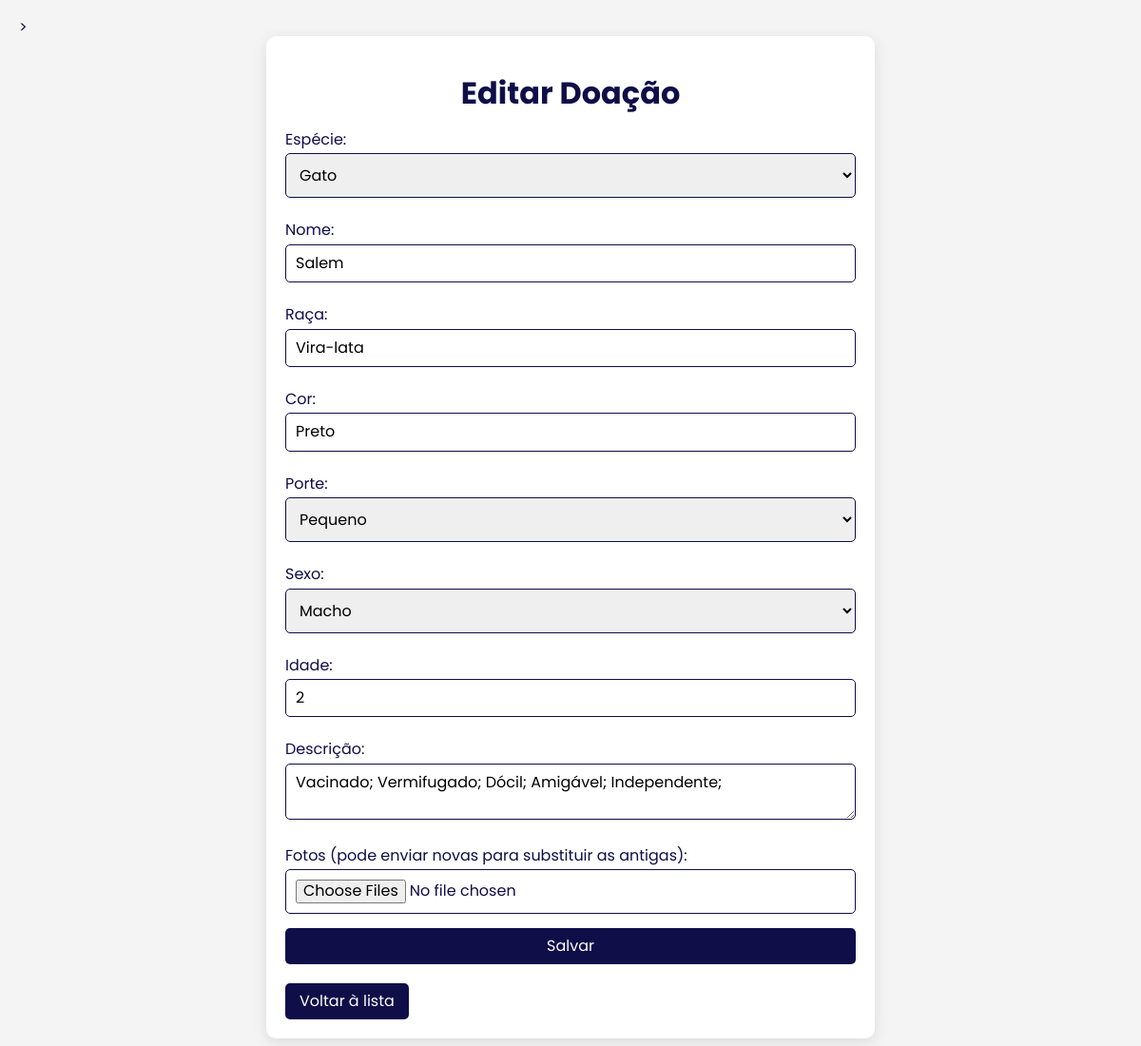
Screenshot of /crud/public/editar_doacao.php?id=21 with the database file from the repository.
### tables this page shows
CREATE TABLE `pets` (
  `id` int(11) NOT NULL,
  `nome` varchar(100) NOT NULL,
  `especie_id` int(11) NOT NULL,
  `raca` varchar(100) NOT NULL,
  `porte` varchar(50) NOT NULL,
  `sexo` enum('Macho','Fêmea') NOT NULL,
  `cor` varchar(50) NOT NULL,
  `idade` int(11) NOT NULL,
  `descricao` text DEFAULT NULL,
  `foto` text DEFAULT NULL,
  `criado_em` timestamp NOT NULL DEFAULT current_timestamp(),
  `status_id` int(11) DEFAULT 1
);

CREATE TABLE `doacoes` (
  `id` int(11) NOT NULL,
  `pet_id` int(11) DEFAULT NULL,
  `usuario_id` int(11) DEFAULT NULL,
  `data` date DEFAULT NULL,
  `criado_em` timestamp NOT NULL DEFAULT current_timestamp(),
  `endereco_id` int(11) NOT NULL
);

### crud/models/Pet.php (called while the page is built, shortened)
<?php
class Pet
{
    private $conn;
    public function __construct($db)
    {
        $this->conn = $db;
    }
    public function visualizarDoacao($doacao_id)
    {
        $sql = "SELECT d.id AS doacao_id,
                       p.id AS pet_id,
                       p.nome,
                       p.especie_id,
                       p.raca,
                       p.porte,
                       p.sexo,
                       p.cor,
                       p.idade,
                       p.descricao,
                       d.data,
                       u.nome AS usuario_nome,
                       u.sobrenome AS usuario_sobrenome,
                       e.nome AS especie_nome,
                       f.url AS foto_url
                FROM doacoes d
                JOIN pets p ON d.pet_id = p.id
                JOIN usuarios u ON d.usuario_id = u.id
                LEFT JOIN fotos f ON p.id = f.pet_id
                LEFT JOIN especie e ON p.especie_id = e.id
                WHERE d.id = ?
                LIMIT 1";
        $stmt = $this->conn->prepare($sql);
        $stmt->bind_param("i", $doacao_id);
        $stmt->execute();
        $result = $stmt->get_result();
        if ($result->num_rows > 0) {
            return $result->fetch_assoc();
        } else {
            return null;
        }
    }
}
?>

### crud/controllers/PetController.php (called while the page is built, shortened)
<?php
require_once '../models/Pet.php';
class PetController
{
    private $petModel;
    public function __construct($db)
    {
        $this->petModel = new Pet($db);
    }
    public function visualizarDoacao($id)
    {
        $doacao = $this->petModel->visualizarDoacao($id);
        return $doacao;
    }
}
?>

### crud/public/editar_doacao.php (the view, shortened to what this page needs)
<?php
require '../controllers/PetController.php';
$db = (new DataBase())->getConnection();
$petController = new PetController($db);
if (isset($_GET['id'])) {
    $doacao = $petController->visualizarDoacao($_GET['id']);
} else {
    die("ID da doação não fornecido.");
}
?>
<!DOCTYPE html>
<html lang="pt-BR">
<head>
    <link rel="stylesheet" href="https://cdnjs.cloudflare.com/ajax/libs/normalize/8.0.1/normalize.min.css">
    <link rel="stylesheet" href="https://cdnjs.cloudflare.com/ajax/libs/font-awesome/6.5.0/css/all.min.css">
</head>
<body>
    <div class="container">
        <h1>Editar Doação</h1>
        <form action="" method="POST" enctype="multipart/form-data">
            <label for="especie">Espécie:</label>
            <select name="especie" id="especie" required>
                <option value="2" <?php echo isset($doacao['especie_id']) && $doacao['especie_id'] == 2 ? 'selected' : ''; ?>>Gato</option>
            </select>
            <label for="nome">Nome:</label>
            <input type="text" name="nome" value="<?php echo htmlspecialchars($doacao['nome']); ?>" required>
            <label for="raca">Raça:</label>
            <input type="text" name="raca" value="<?php echo htmlspecialchars($doacao['raca']); ?>" required>
            <label for="cor">Cor:</label>
            <input type="text" name="cor" value="<?php echo htmlspecialchars($doacao['cor']); ?>" required>
            <label for="porte">Porte:</label>
            <select name="porte" id="porte" required>
                <option value="Pequeno" <?php echo isset($doacao['porte']) && $doacao['porte'] == 'Pequeno' ? 'selected' : ''; ?>>Pequeno</option>
            </select>
            <label for="sexo">Sexo:</label>
            <select name="sexo" id="sexo" required>
                <option value="Macho" <?php echo isset($doacao['sexo']) && $doacao['sexo'] == 'macho' ? 'selected' : ''; ?>>Macho</option>
            </select>
            <label for="idade">Idade:</label>
            <input type="number" name="idade" value="<?php echo htmlspecialchars($doacao['idade']); ?>" required>
            <label for="descricao">Descrição:</label>
            <textarea name="descricao" required><?php echo htmlspecialchars($doacao['descricao']); ?></textarea>
            <label for="foto">Fotos (pode enviar novas para substituir as antigas):</label>
            <input type="file" name="foto[]" multiple>
            <button type="submit">Salvar</button>
            <a href="../../crud/views/painel_admin.php">Voltar à lista</a>
        </form>
    </div>
</body>
</html>

### crud/public/editar_doacao.php (style rules this page uses)
body { font-family: "Poppins", sans-serif; background-color: #f4f4f4; color: #100e48; margin: 0; padding: 20px; }
.container { background-color: #fff; border-radius: 10px; box-shadow: 0 4px 15px rgba(0, 0, 0, 0.1); padding: 20px; max-width: 600px; margin: auto; }
h1 { text-align: center; color: #100e48; }
label { display: block; margin: 10px 0 5px; }
input, select, textarea { width: 100%; padding: 10px; border: 1px solid #100e48; border-radius: 5px; margin-bottom: 15px; font-size: 16px; box-sizing: border-box; }
button { background-color: #100e48; color: #fff; border: none; border-radius: 5px; padding: 10px 15px; cursor: pointer; font-size: 16px; width: 100%; }
a { display: inline-block; background-color: #100e48; color: #fff; padding: 10px 15px; border-radius: 5px; text-decoration: none; margin-top: 20px; text-align: center; }

### rows the page displays
pets: especie "Gato", porte "Pequeno"
doacoes: nome "Salem", raca "Vira-lata", cor "Preto", idade "2", descricao "Vacinado; Vermifugado; Dócil; Amigável; Independente;"
